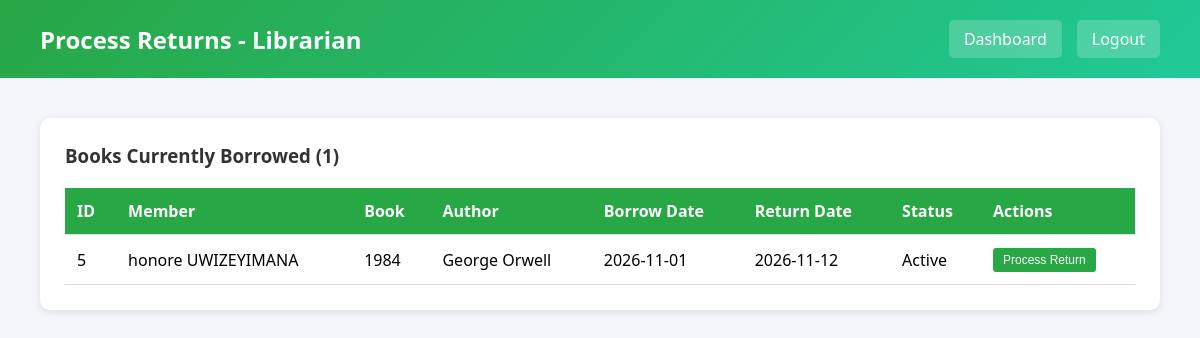
/librarian_returns.php (signed in), run on the app's committed database.
### tables this page shows
CREATE TABLE `borrow` (
  `borrow_id` int(11) NOT NULL,
  `member_id` int(11) NOT NULL,
  `book_id` int(11) NOT NULL,
  `librarian_id` int(11) DEFAULT NULL,
  `borrow_date` date NOT NULL,
  `return_date` date NOT NULL,
  `actual_return_date` date DEFAULT NULL,
  `status` enum('pending','approved','denied','borrowed','returned','overdue') DEFAULT 'pending',
  `request_notes` text DEFAULT NULL,
  `created_at` timestamp NOT NULL DEFAULT current_timestamp()
);

CREATE TABLE `members` (
  `member_id` int(11) NOT NULL,
  `name` varchar(100) NOT NULL,
  `email` varchar(100) NOT NULL,
  `phone` varchar(20) NOT NULL,
  `password` varchar(255) NOT NULL,
  `status` enum('active','inactive') DEFAULT 'active',
  `created_at` timestamp NOT NULL DEFAULT current_timestamp()
);

CREATE TABLE `books` (
  `book_id` int(11) NOT NULL,
  `title` varchar(200) NOT NULL,
  `author` varchar(100) NOT NULL,
  `year_published` int(11) DEFAULT NULL,
  `quantity` int(11) DEFAULT 1,
  `available_quantity` int(11) DEFAULT 1,
  `status` enum('active','inactive','archived') DEFAULT 'active',
  `content` text DEFAULT NULL,
  `created_at` timestamp NOT NULL DEFAULT current_timestamp()
);

### librarian_returns.php (the view, shortened to what this page needs)
<?php
require_once 'config.php';
$stmt = $pdo->query("
    SELECT b.*, m.name as member_name, m.email as member_email,
           bk.title as book_title, bk.author
    FROM borrow b
    JOIN members m ON b.member_id = m.member_id
    JOIN books bk ON b.book_id = bk.book_id
    WHERE b.status = 'borrowed'
    ORDER BY b.return_date ASC
");
$borrowed_books = $stmt->fetchAll();
?>
<!DOCTYPE html>
<html lang="en">
<head>
</head>
<body>
    <div class="header">
        <h1>Process Returns - Librarian</h1>
        <div class="nav-links">
            <a href="librarian_dashboard.php">Dashboard</a>
            <a href="logout.php">Logout</a>
        </div>
    </div>
    <div class="container">
        <div class="table-card">
            <h3>Books Currently Borrowed (<?php echo count($borrowed_books); ?>)</h3>
            <?php if (empty($borrowed_books)): ?>
                <div class="empty-state">
                    <p>No books currently borrowed</p>
                </div>
            <?php else: ?>
                <table>
                    <thead>
                        <tr>
                            <th>ID</th>
                            <th>Member</th>
                            <th>Book</th>
                            <th>Author</th>
                            <th>Borrow Date</th>
                            <th>Return Date</th>
                            <th>Status</th>
                            <th>Actions</th>
                        </tr>
                    </thead>
                    <tbody>
                        <?php foreach ($borrowed_books as $borrow):
                            $today = date('Y-m-d');
                            $is_overdue = strtotime($borrow['return_date']) < strtotime($today);
                            $is_due_soon = !$is_overdue && (strtotime($borrow['return_date']) - strtotime($today)) <= (3 * 24 * 60 * 60);
                        ?>
                        <tr>
                            <td><?php echo $borrow['borrow_id']; ?></td>
                            <td><?php echo htmlspecialchars($borrow['member_name']); ?></td>
                            <td><?php echo htmlspecialchars($borrow['book_title']); ?></td>
                            <td><?php echo htmlspecialchars($borrow['author']); ?></td>
                            <td><?php echo $borrow['borrow_date']; ?></td>
                            <td class="<?php echo $is_overdue ? 'overdue' : ($is_due_soon ? 'due-soon' : ''); ?>">
                                <?php echo $borrow['return_date']; ?>
                            </td>
                            <td class="<?php echo $is_overdue ? 'overdue' : ''; ?>">
                                <?php echo $is_overdue ? 'OVERDUE' : 'Active'; ?>
                            </td>
                            <td>
                                <form method="POST" style="display:inline;">
                                    <button type="submit" class="btn-small" onclick="return confirm('Process return for this book?');">Process Return</button>
                                </form>
                            </td>
                        </tr>
                        <?php endforeach; ?>
                    </tbody>
                </table>
            <?php endif; ?>
        </div>
    </div>
</body>
</html>

### librarian_returns.php (style rules this page uses)
* { margin: 0; padding: 0; box-sizing: border-box; }
body { font-family: 'Segoe UI', Tahoma, Geneva, Verdana, sans-serif; background: #f4f6f9; }
.header { background: linear-gradient(135deg, #28a745 0%, #20c997 100%); color: white; padding: 20px 40px; display: flex; justify-content: space-between; align-items: center; }
.header h1 { font-size: 24px; }
.nav-links { display: flex; gap: 15px; }
.nav-links a { color: white; text-decoration: none; padding: 8px 15px; background: rgba(255,255,255,0.2); border-radius: 5px; }
.container { padding: 40px; max-width: 1400px; margin: 0 auto; }
.table-card { background: white; padding: 25px; border-radius: 10px; box-shadow: 0 2px 10px rgba(0,0,0,0.1); }
.table-card h3 { margin-bottom: 20px; color: #333; }
table { width: 100%; border-collapse: collapse; }
th, td { padding: 12px; text-align: left; border-bottom: 1px solid #ddd; }
th { background: #28a745; color: white; }
.btn-small { padding: 5px 10px; background: #28a745; color: white; border: none; border-radius: 3px; cursor: pointer; font-size: 12px; }

### data on the page
borrow: borrow_id "5", member.name "honore UWIZEYIMANA", book.title "1984", book.author "George Orwell", borrow_date "2026-11-01", return_date "2026-11-12", shows "Active"

### other printed values
count($borrowed_books) "1"
